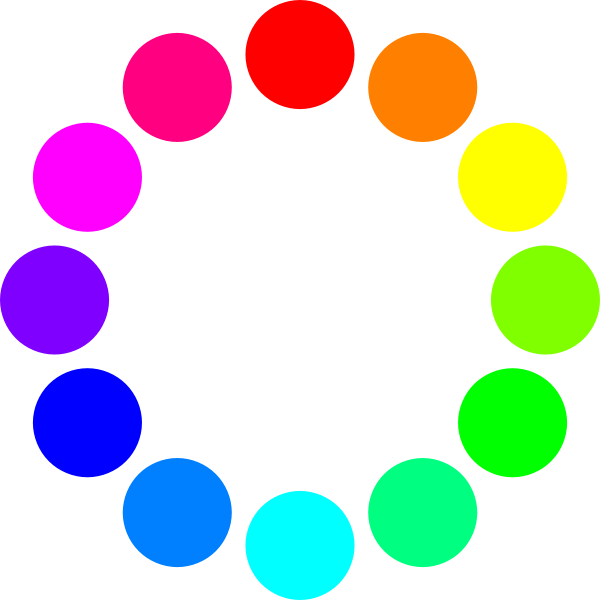
#> input picture _training/image_analysis/data/count_the_circles/01.png, 600 x 600 px; its folder holds only this picture in this run
$ python p_8_count_the_circles.py
#> lines starting #> are read from the running program, lines starting #| are printed output that depends on the picture; after the words box and inside, x2 and y2 are one past the last pixel; in counts of white or black regions, pixels touching at a corner belong together
### _training/image_analysis/__helpers.py
import sys
import glob
import numpy as np
import matplotlib.pyplot as plt
import matplotlib.image as img
import matplotlib.cm as cm
import random

# [27 lines left out: function readRGB, not called in this run]

def RGB_to_greyscale(M, humanVision=True):
    """ Converts a 3D (x, y, 3) matrix to a 2D matrix
    if human vision is true, the matrix is scaled a little bit to be viewed nicer by a human
    :param M:
    :param humanVision: boolean
    :return: 2D numpy array
    """
    if humanVision:
        # r, g, b = [0.21, 0.72, 0.07]
        r, g, b = [0.299, 0.587, 0.114]
        return r * M[:, :, 0] + g * M[:, :, 1] + b * M[:, :, 2]


    return np.average(M, axis=2)

# [50 lines left out: functions showAllImages, showRandomImages, most_frequent, not called in this run]

### _training/image_analysis/p_8_count_the_circles.py
import glob
import os
import numpy as np
import matplotlib.pyplot as plt
import matplotlib.cm as cm
import matplotlib.image as img
from scipy import ndimage
from __helpers import RGB_to_greyscale


os.chdir("data/count_the_circles")

def removeBoard(M):
    top, left, bottom, right = 0, 0, M.shape[0] - 1, M.shape[1] - 1

    while not M[top,:].any():
        top += 1

    while not M[:,left].any():
        left += 1

    while not M[bottom,:].any():
        bottom -= 1

    while not M[:,right].any():
        right -= 1

    return M[top:bottom, left:right]

def transform(M):
    M = RGB_to_greyscale(M)         # greyscaling
    M = np.where(M < 0.9, 0, 1)     # binarization
    return removeBoard(M)

def showAllImages():
    ext = "0*.png"

    total_count, current = sum(1 for _ in glob.glob(ext)), 0
    size_x = int(total_count**0.5)
    size_y = size_x if size_x ** 2 == total_count else size_x + 1

    if size_x * size_y < total_count:
        size_x += 1

    fig = plt.figure(figsize=(16, 8))

    for file_name in glob.glob(ext):
        image = img.imread(file_name)
#> image is the input picture: shape (600, 600, 4) float32; mean R, G, B, A 0.843, 0.843, 0.843, 0.683
        current += 1
        fig.add_subplot(size_x, size_y, current).imshow(transform(image), cmap=cm.Greys_r)
#> in RGB_to_greyscale, `return r * M[:, :, 0] + g * M[:, :, 1] + b * M[:, :, 2]`:
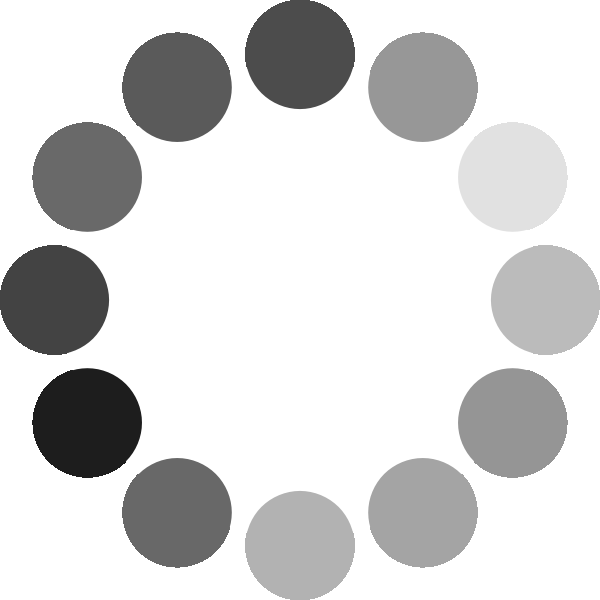
#> returned value: shape (600, 600) float32; min 0.114, max 1, mean 0.843
#> in transform, `M = np.where(M < 0.9, 0, 1)`:
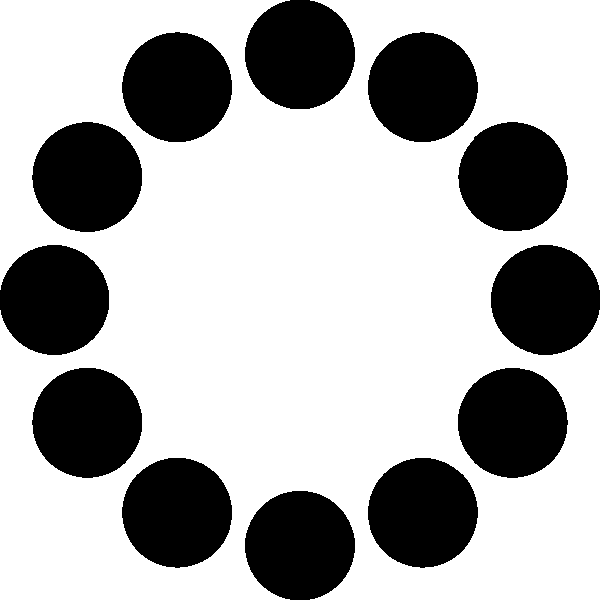
#> M: shape (600, 600) int64; values 0 (black) and 1 (white), 68.4% white; 12 black regions, largest, box (x1, y1, x2, y2) and area: (32, 368, 142, 478) 9499, (122, 32, 232, 142) 9489, (32, 122, 142, 232) 9488
#> after the loop in removeBoard, `while not M[top,:].any():`: top = 0
#> after the loop in removeBoard, `while not M[bottom,:].any():`: bottom = 599
#> in removeBoard, `return M[top:bottom, left:right]`:
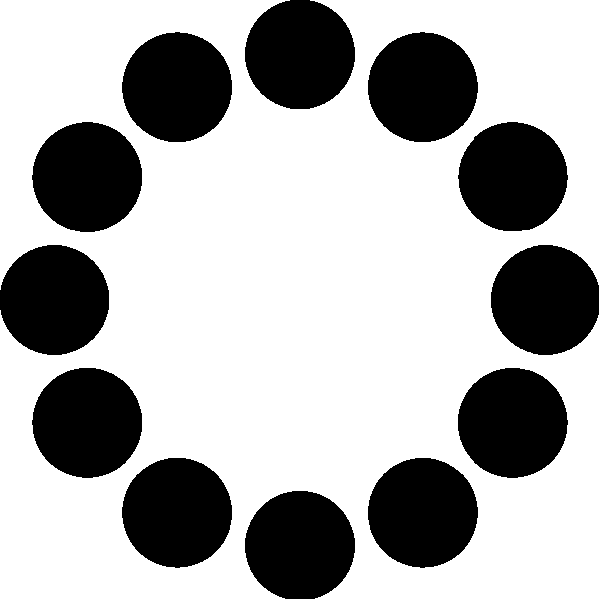
#> returned value: shape (599, 599) int64; values 0 (black) and 1 (white), 68.3% white; 12 black regions, largest, box (x1, y1, x2, y2) and area: (32, 368, 142, 478) 9499, (122, 32, 232, 142) 9489, (32, 122, 142, 232) 9488
        plt.axis('off')

    plt.show()

showAllImages()

$ run again, on _training/image_analysis/data/count_the_circles/03.png
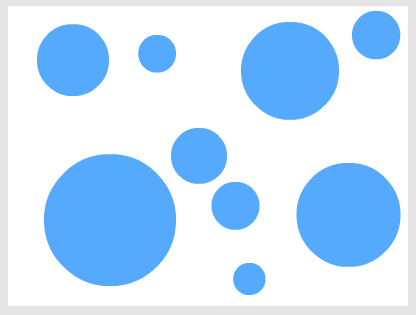
#> input picture _training/image_analysis/data/count_the_circles/03.png, 416 x 315 px
#> in showAllImages, image is the input picture: shape (315, 416, 4) float32; mean R, G, B, A 0.778, 0.884, 0.989, 1
#> in transform, `M = np.where(M < 0.9, 0, 1)`:
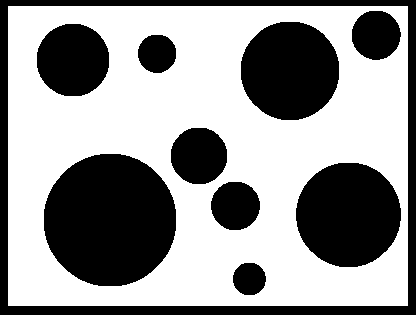
#> M: shape (315, 416) int64; values 0 (black) and 1 (white), 59.1% white; 10 black regions, largest, box (x1, y1, x2, y2) and area: (44, 154, 176, 286) 13840, (0, 0, 416, 315) 11040, (296, 163, 401, 267) 8617
#> the loop in removeBoard, `while not M[top,:].any():` made 6 passes
#> after the loop in removeBoard, `while not M[top,:].any():`: top = 6
#> the loop in removeBoard, `while not M[:,left].any():` made 8 passes
#> after the loop in removeBoard, `while not M[:,left].any():`: left = 8
#> the loop in removeBoard, `while not M[bottom,:].any():` made 9 passes
#> bottom on passes 1 to 8: 313, 312, 311, 310, 309, 308, 307, 306
#> after the loop in removeBoard, `while not M[bottom,:].any():`: bottom = 305
#> the loop in removeBoard, `while not M[:,right].any():` made 8 passes
#> right on passes 1 to 8: 414, 413, 412, 411, 410, 409, 408, 407
#> after the loop in removeBoard, `while not M[:,right].any():`: right = 407
#> in removeBoard, `return M[top:bottom, left:right]`:
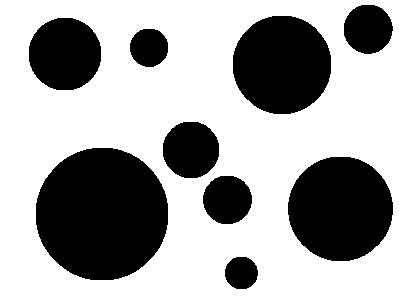
#> returned value: shape (299, 399) int64; values 0 (black) and 1 (white), 64.3% white; 9 black regions, largest, box (x1, y1, x2, y2) and area: (36, 148, 168, 280) 13840, (288, 157, 393, 261) 8617, (233, 16, 331, 114) 7646

$ run again, on _training/image_analysis/data/count_the_circles/05.png
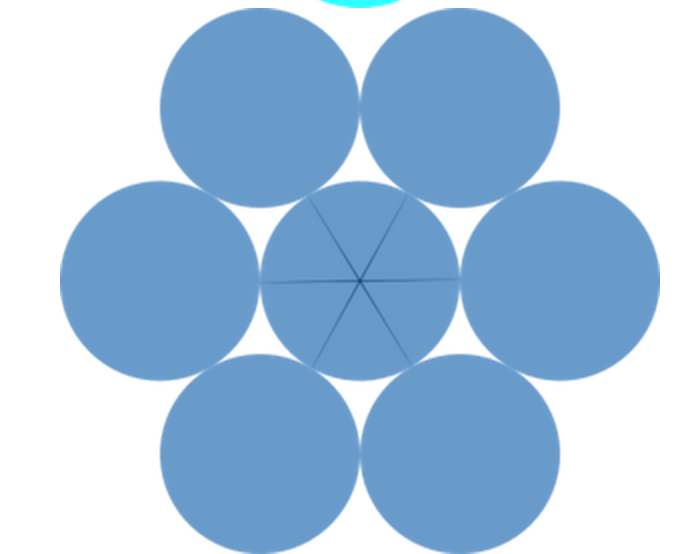
#> input picture _training/image_analysis/data/count_the_circles/05.png, 676 x 554 px
#> in showAllImages, image is the input picture: shape (554, 676, 4) float32; mean R, G, B, A 0.651, 0.769, 0.878, 1
#> in transform, `M = np.where(M < 0.9, 0, 1)`:
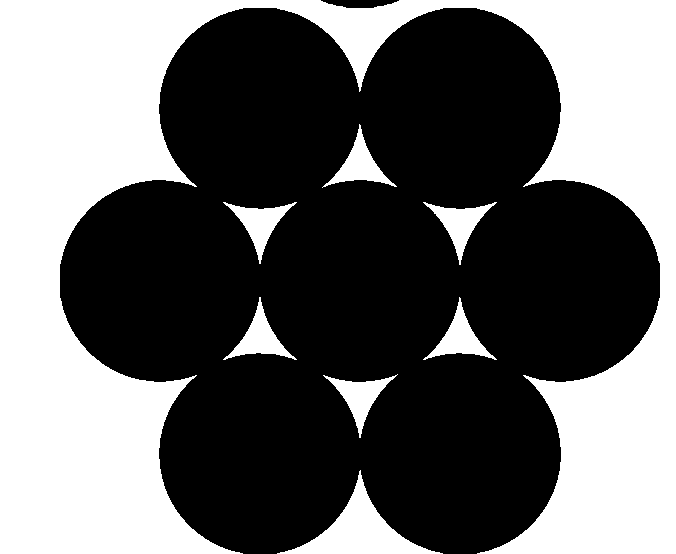
#> M: shape (554, 676) int64; values 0 (black) and 1 (white), 40.5% white; 8 white regions, largest, box (x1, y1, x2, y2) and area: (0, 0, 676, 554) 138953, (277, 470, 443, 554) 4099, (223, 297, 297, 360) 1424
#> after the loop in removeBoard, `while not M[top,:].any():`: top = 0
#> after the loop in removeBoard, `while not M[bottom,:].any():`: bottom = 553
#> after the loop in removeBoard, `while not M[:,right].any():`: right = 675
#> in removeBoard, `return M[top:bottom, left:right]`:
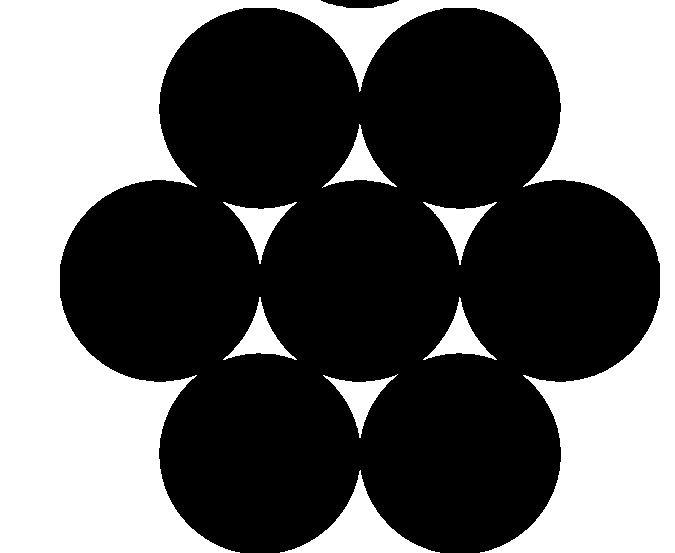
#> returned value: shape (553, 675) int64; values 0 (black) and 1 (white), 40.3% white; 8 white regions, largest, box (x1, y1, x2, y2) and area: (0, 0, 675, 553) 137958, (280, 470, 440, 553) 3933, (223, 297, 297, 360) 1424
